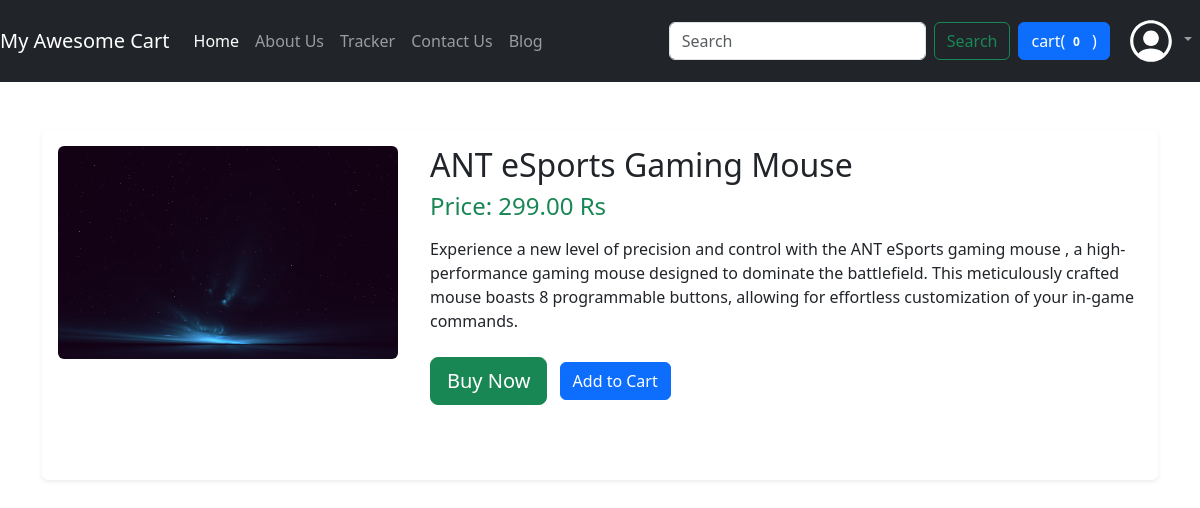
Page /shop/productview/3 on the committed database.
### shop/models.py (models this page shows)
class Products(models.Model):
    product_id = models.AutoField
    product_name = models.CharField(max_length=50)
    product_price = models.DecimalField(max_digits=10, decimal_places=2,default="")
    category = models.CharField(max_length=50,default="")
    subcategory = models.CharField(max_length=50,default="")
    desc = models.CharField(max_length=300)
    publish_date = models.DateField()
    image = models.ImageField(upload_to="shop/images/" , default="")
    def __str__(self):
        return self.product_name

### shop/views.py (the view)
# urls.py: path("productview/<int:myid>",views.productview,name="ProductView"),
def productview(request, myid):
    products = Products.objects.filter(id=myid)
    print(products)
    return render(request, "shop/prodview.html" , {'products':products[0]})

### shop/templates/shop/prodview.html (shortened to what this page needs)
{% extends 'shop/basic.html' %} {% block title %} {{ products.product_name }} {% endblock %} {% block body %}
<div class="container my-5">
  <div class="card shadow-sm border-0">
    <div class="row g-0">
      <div class="col-md-4">
        <div class="p-3 text-center">
          <img
            src="/media/{{ products.image }}"
            class="img-fluid rounded"
            alt="{{ products.product_name }}"
          />
        </div>
      </div>
      <div class="col-md-8">
        <div class="card-body">
          <h2 class="card-title">{{ products.product_name }}</h2>
          <h4 class="text-success mb-3">
            Price: {{ products.product_price }} Rs
          </h4>
          <p class="card-text">{{ products.desc }}</p>
          <div class="mt-4">
            <button class="btn btn-success btn-lg me-2">Buy Now</button>
            <span id="divpr{{product.id}}">
            </span>
          </div>
        </div>
      </div>
    </div>
  </div>
</div>
{% endblock %}

### shop/templates/shop/basic.html (style rules this page uses)
.card { min-height: 350px; border: 0px; }
.card img { object-fit: contain; }

### rows in the picture
Products: image (picture), product_name "ANT eSports Gaming Mouse", product_price "299.00", desc "Experience a new level of precision and control with the ANT eSports gaming mouse , a high-performance gaming mouse designed to dominate the battlefield. This meticulously crafted mouse boasts 8 programmable buttons, allowing for effortless customization of your in-game commands."
